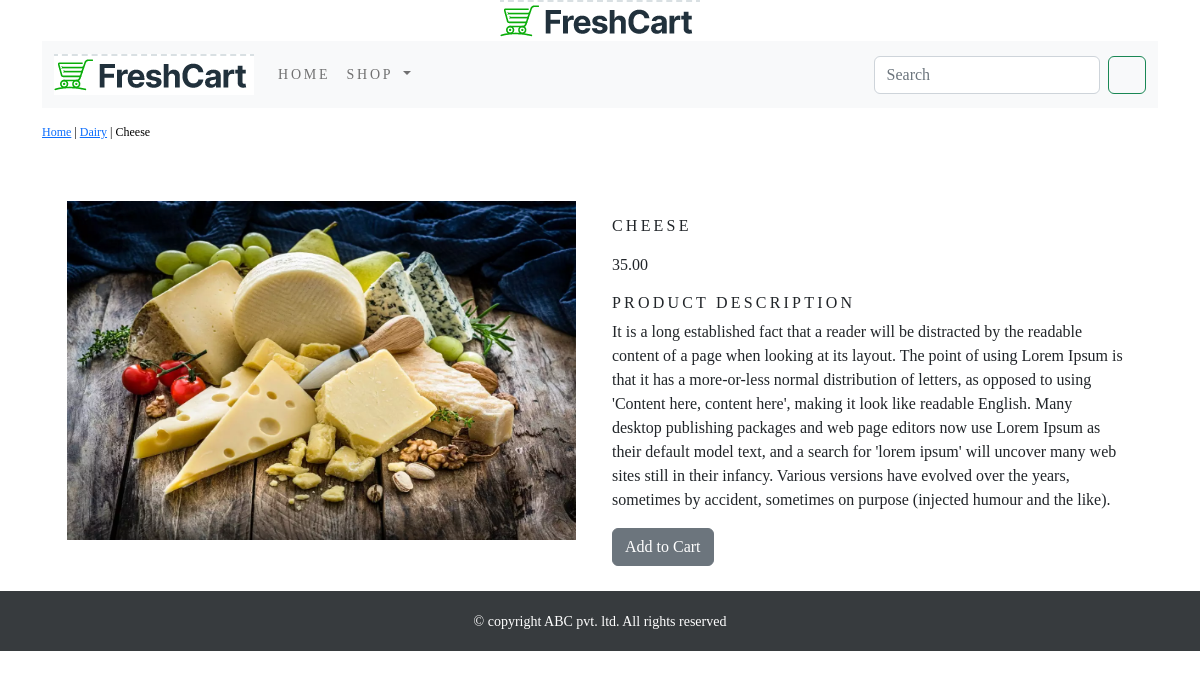
The app's page /dairy/cheese/ with its own data.
### shop/models.py (models this page shows, shortened)
class BaseModel(models.Model):
    id = models.UUIDField(primary_key=True, default=uuid.uuid4, editable=False)
    creator = models.ForeignKey("auth.User", blank=True,
                                related_name="creator_%(class)s_objects",
                                on_delete=models.CASCADE)
    updater = models.ForeignKey("auth.User", blank=True,
                                related_name="updator_%(class)s_objects",
                                on_delete=models.CASCADE)
    date_added = models.DateTimeField(db_index=True, auto_now_add=True)
    date_updated = models.DateTimeField(auto_now=True)
    is_active = models.BooleanField(default=False)
    is_close = models.BooleanField(default=False)
    is_archive = models.BooleanField(default=False)
    is_delete = models.BooleanField(default=False)
    class Meta:
        abstract = True

class ProductModel(BaseModel):
    name = models.CharField(max_length=128, unique=True)
    slug = models.SlugField(max_length=128, unique=True)
    description = models.TextField(blank=True)
    price = models.DecimalField(max_digits=10, decimal_places=2)
    category = models.ForeignKey(CategoryModel, on_delete=models.CASCADE)
    image = models.ImageField(upload_to="Products/", blank=True)
    stock = models.IntegerField()
    available = models.BooleanField(default=True)
    class Meta:
        db_table = 'shop_product'
        verbose_name = _('product')
        verbose_name_plural = _('products')
        ordering = ('-date_added', 'name')

class CategoryModel(BaseModel):
    name = models.CharField(max_length=128, unique=True)
    slug = models.SlugField(max_length=128, unique=True)
    description = models.TextField(blank=True)
    image = models.ImageField(upload_to="Categories/", blank=True)
    class Meta:
        db_table = 'shop_category'
        verbose_name = _('category')
        verbose_name_plural = _('categories')
        ordering = ('-date_added', 'name')
    def get_url(self):
        return reverse('shop:products_by_category', args=[self.slug])
    def __str__(self):
        return '{}'.format(self.name)

### shop/views.py (the view)
# urls.py: path('<slug:cat_slug>/<slug:prod_slug>/', views.productDetail,
def productDetail(request, cat_slug, prod_slug):
    try:
        product = ProductModel.objects.get(category__slug=cat_slug, slug=prod_slug)
    except Exception as e:
        raise e
    context = {
        'product': product
    }
    return render(request, "products/product.html", context=context)

### cart/context_processors.py (called while the page is built)
def counter(request):
    item_count = 0
    if 'admin' in request.path:
        return {}
    else:
        try:
            cart = Cart.objects.filter(cart_id=_cart_id(request))
            cart_items = CartItem.objects.all().filter(cart=cart[:1])
            for cart_item in cart_items:
                item_count += cart_item.quantity
        except Cart.DoesNotExist:
            item_count = 0
    return dict(item_count=item_count)

### cart/views.py (called while the page is built)
def _cart_id(request):
    cart = request.session.session_key
    if not cart:
        cart = request.session.create()
    return cart

### shop/context_processors.py (called while the page is built)
def menu_links(request):
    links = CategoryModel.objects.all()
    return dict(links=links)

### templates/products/product.html (shortened to what this page needs)
{% extends 'base/base.html' %}
{% load static %}
{% block content %}
<div class="row my-product">
    <div class="mx-auto">
        <p><a href="{% url 'shop:allprodcat' %}">Home</a> |
            <a href="{{product.category.get_url}}">{{product.category}}</a> |
            {{product.name}}
        </p>
    </div>
</div>
<div class="container">
    <br/>
    <div class="row my-bottom-margin">
        <div class="col-12 col-sm-12 col-md-12 col-lg-6 text-center">
            <div style="min-width: 18rem;">
                <img src="{{product.image.url}}" alt="{{product.name}}"
                     style="width: 509px; height: 339px"/>
            </div>
        </div>
        <div class="col-12 col-sm-12 col-md-12 col-lg-6">
            <div>
                <h1 class="my-product-title">{{product.name}}</h1>
                <p>{{product.price}}</p>
                <h5 class="my-title">Product Description</h5>
                <p class="text-justify my-product-text">{{product.description}}</p>
                {% if product.stock <= 0 %}
                <p class="text-justify my-product-text"><b>Out of stock</b></p>
                {% else %}
                <a class="btn btn-secondary"
                   href="{% url 'cart:add_cart' product.pk %}">Add to Cart</a>
                {% endif %}
            </div>
        </div>
    </div>
</div>
{% endblock %}

### static/css/custom.css (style rules this page uses)
body { font-family: 'Playfair Display', serif; }
.my-title { font-size: 16px; text-transform: uppercase; letter-spacing: .2em; }
.my-bottom-margin { margin-bottom: 25px; }
.my-product { padding-top: 15px; padding-bottom: 20px; }
.my-product .mx-auto { color: #000; font-size: 12px; text-decoration: none; }
.my-product-title { font-size: 16px; text-transform: uppercase; letter-spacing: .2em; padding-top: 15px; padding-bottom: 10px; }
.my-product-text { padding-right: 20px; }

### records on screen
ProductModel: category "Dairy", name "Cheese", image (picture), name "CHEESE", price "35.00", description "It is a long established fact that a reader will be distracted by the readable content of a page when looking at its layout. The point of using Lorem Ipsum is that it has a more-or-less normal distribution of letters, as opposed to using 'Content here, content here', making it look like readable English. Many desktop publishing packages and web page editors now use Lorem Ipsum as their default model text, and a search for 'lorem ipsum' will uncover many web sites still in their infancy. Various versions have evolved over the years, sometimes by accident, sometimes on purpose (injected humour and the like)."
